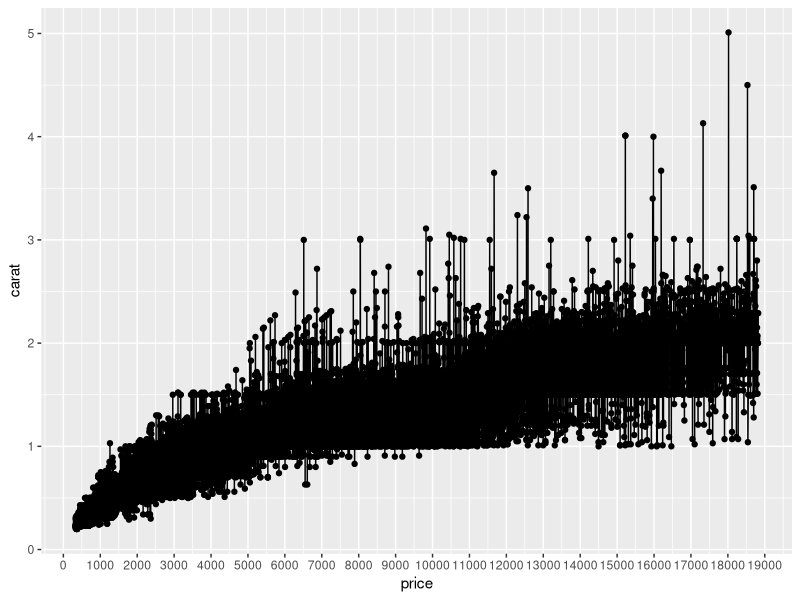
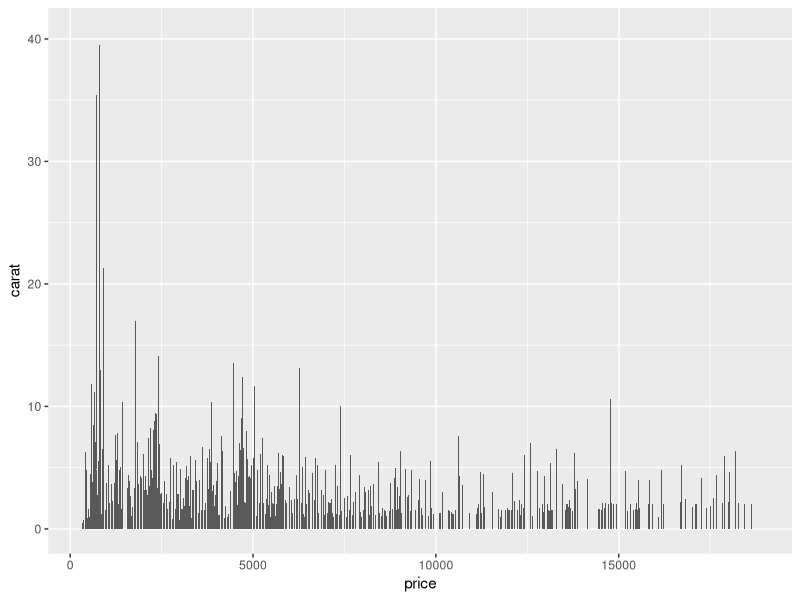
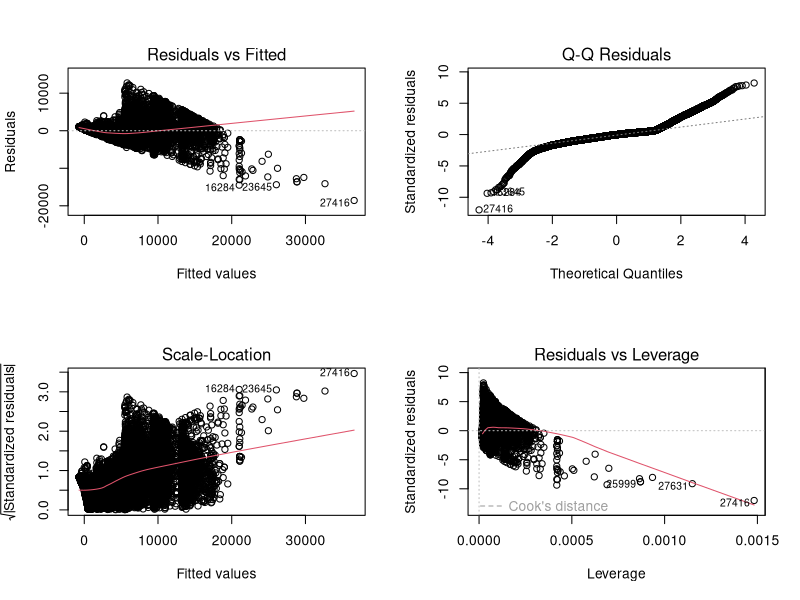
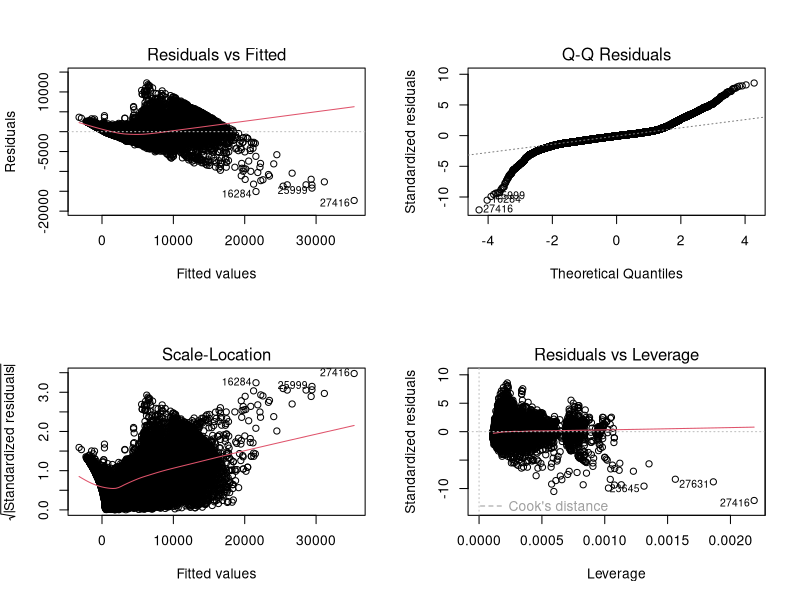
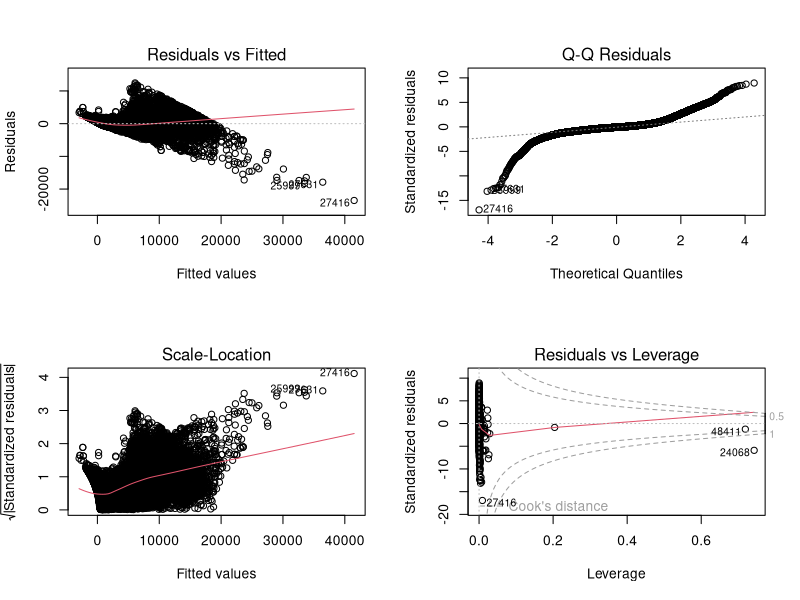

R code for these plots, in order:
## ---- chunk 1

library(rlang)
library(dplyr)
library(ggplot2)

df <- diamonds
df$cut <- factor(df$cut)
df$color <-factor(df$color)
df$clarity <-factor(df$color)
## ---- chunk 2

set.seed(69)
i <- sample(1:nrow(df), nrow(df)*0.8, replace=FALSE)
train <- df[i,]
test<-df[-i,]

## ---- chunk 3

summary(train)

## ---- chunk 4
#Check for NAs

colSums(is.na(train))

## ---- chunk 5
#structure
str(train)

## ---- chunk 6

names(train)

## ---- chunk 7

head(train)

## ---- chunk 8
#plot price vs carat
ggplot(df, aes(price, carat))+
  geom_point()+
  geom_line()+
  scale_x_continuous(n.breaks = 30)

#I am not really sure how to scale the axis in this, but you can see the general increase in price as carats go up.
## ---- chunk 9
ggplot(df,aes(price,carat))+geom_bar(stat = "identity")

# Here I think we see that there are many small diamonds that are still exorbitantly priced, and that carats are not quite reliable as an estimator of value.
## ---- chunk 10
lm1 <- lm(formula = price ~ carat, data = df)
summary(lm1)
## ---- chunk 11
par(mfrow = c(2,2))
plot(lm1)
## ---- chunk 12

lm2 <- lm(price ~ carat + cut + clarity, data = df)
summary(lm2)
#residuals
par(mfrow = c(2,2))
plot(lm2)
#summary
summary(lm2)

## ---- chunk 13
lm3 <- lm(price ~ carat + cut + clarity + x + y + z + clarity + depth + table, data = df)
summary(lm3)
#residuals
par(mfrow = c(2,2))
plot(lm3)
#summary
summary(lm3)

## ---- chunk 14
pred1 <- predict(lm1,newdata = test)
cor1 <- cor(pred1,test$price)
mse1 <- mean((pred1 - test$price)^2)
rmse1 <- sqrt(mse1)

head(pred1)
cor1
mse1
rmse1
## ---- chunk 15
pred2 <- predict(lm2,newdata = test)
cor2 <- cor(pred2,test$price)
mse2 <- mean((pred2 - test$price)^2)
rmse2 <- sqrt(mse2)

head(pred2)
cor2
mse2
rmse2
## ---- chunk 16
pred3 <- predict(lm3,newdata = test)
cor3 <- cor(pred3,test$price)
mse3 <- mean((pred3 - test$price)^2)
rmse3 <- sqrt(mse3)

head(pred3)
cor3
mse3
rmse3
